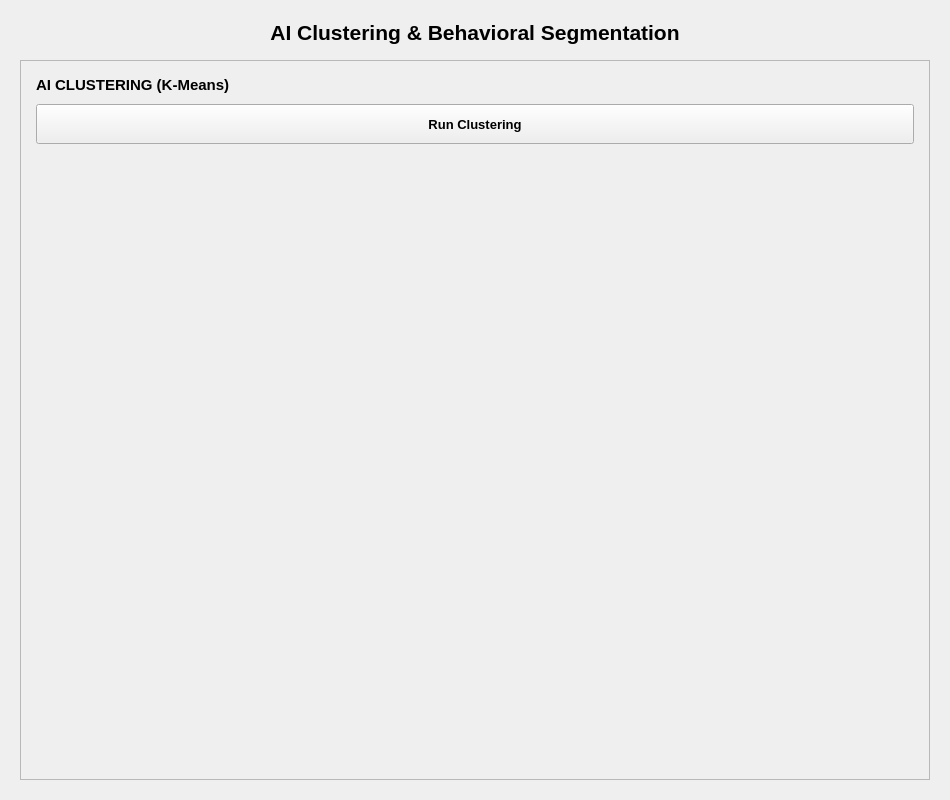
<?xml version="1.0" encoding="UTF-8"?>
<ui version="4.0">
 <class>ClusteringView</class>
 <widget class="QWidget" name="ClusteringView">
  <property name="geometry">
   <rect>
    <x>0</x>
    <y>0</y>
    <width>950</width>
    <height>800</height>
   </rect>
  </property>
  <layout class="QVBoxLayout" name="mainLayout">
   <property name="spacing">
    <number>15</number>
   </property>
   <property name="leftMargin">
    <number>20</number>
   </property>
   <property name="topMargin">
    <number>20</number>
   </property>
   <property name="rightMargin">
    <number>20</number>
   </property>
   <property name="bottomMargin">
    <number>20</number>
   </property>
   <item>
    <widget class="QLabel" name="lbl_title">
     <property name="font">
      <font>
       <pointsize>16</pointsize>
       <bold>true</bold>
      </font>
     </property>
     <property name="text">
      <string>AI Clustering &amp; Behavioral Segmentation</string>
     </property>
     <property name="alignment">
      <set>Qt::AlignmentFlag::AlignCenter</set>
     </property>
    </widget>
   </item>
   <item>
    <widget class="QFrame" name="frame_clusters">
     <property name="sizePolicy">
      <sizepolicy hsizetype="Expanding" vsizetype="Expanding">
       <horstretch>0</horstretch>
       <verstretch>1</verstretch>
      </sizepolicy>
     </property>
     <property name="frameShape">
      <enum>QFrame::Shape::StyledPanel</enum>
     </property>
     <layout class="QVBoxLayout" name="v4">
      <property name="spacing">
       <number>10</number>
      </property>
      <property name="leftMargin">
       <number>15</number>
      </property>
      <property name="topMargin">
       <number>15</number>
      </property>
      <property name="rightMargin">
       <number>15</number>
      </property>
      <property name="bottomMargin">
       <number>15</number>
      </property>
      <item>
       <widget class="QLabel" name="lbl_cluster_title">
        <property name="font">
         <font>
          <pointsize>11</pointsize>
          <bold>true</bold>
         </font>
        </property>
        <property name="text">
         <string>AI CLUSTERING (K-Means)</string>
        </property>
       </widget>
      </item>
      <item>
       <widget class="QPushButton" name="btn_run_clustering">
        <property name="minimumSize">
         <size>
          <width>180</width>
          <height>40</height>
         </size>
        </property>
        <property name="font">
         <font>
          <pointsize>10</pointsize>
          <bold>true</bold>
         </font>
        </property>
        <property name="text">
         <string>Run Clustering</string>
        </property>
       </widget>
      </item>
      <item>
       <widget class="QLabel" name="lbl_cluster_image">
        <property name="sizePolicy">
         <sizepolicy hsizetype="Expanding" vsizetype="Expanding">
          <horstretch>0</horstretch>
          <verstretch>1</verstretch>
         </sizepolicy>
        </property>
        <property name="alignment">
         <set>Qt::AlignmentFlag::AlignCenter</set>
        </property>
       </widget>
      </item>
     </layout>
    </widget>
   </item>
  </layout>
 </widget>
</ui>
